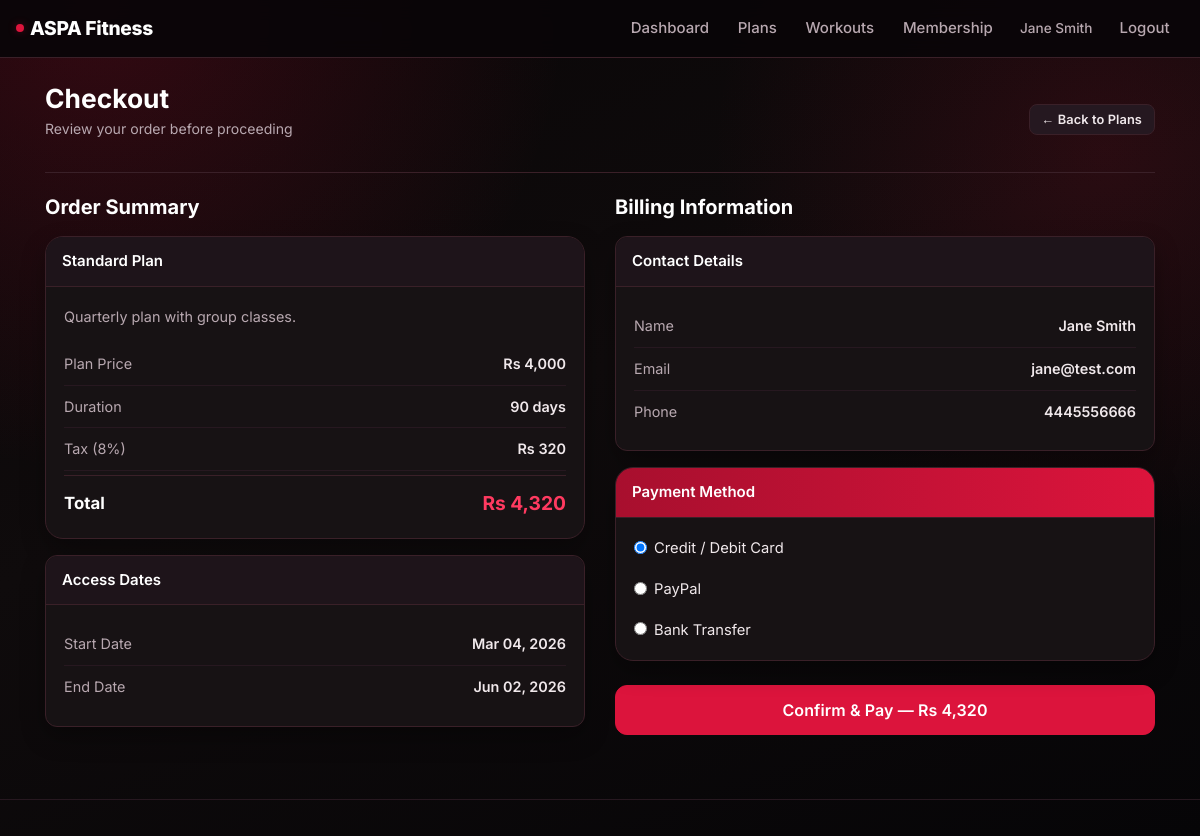
The app's page /user/checkout.php?id=2 (signed in) with its own data.
### tables this page shows
CREATE TABLE IF NOT EXISTS membership_plans (
    id INT AUTO_INCREMENT PRIMARY KEY,
    plan_name VARCHAR(100) NOT NULL,
    duration INT NOT NULL COMMENT 'duration in days',
    price DECIMAL(10,2) NOT NULL,
    description TEXT
);

CREATE TABLE IF NOT EXISTS users (
    id INT AUTO_INCREMENT PRIMARY KEY,
    name VARCHAR(100) NOT NULL,
    email VARCHAR(100) NOT NULL UNIQUE,
    phone VARCHAR(20),
    password VARCHAR(255) NOT NULL,
    role ENUM('user','admin') DEFAULT 'user',
    created_at TIMESTAMP DEFAULT CURRENT_TIMESTAMP
);

### user/checkout.php (the view, shortened to what this page needs)
<?php
require_once __DIR__ . '/../config/app.php';
$planId = (int)($_GET['id'] ?? 0);
$stmt = $conn->prepare('SELECT id, plan_name, duration, price, description FROM membership_plans WHERE id = ?');
$stmt->bind_param('i', $planId);
$stmt->execute();
$plan = $stmt->get_result()->fetch_assoc();
$userId = (int)$_SESSION['user_id'];
$stmt = $conn->prepare('SELECT name, email, phone FROM users WHERE id = ?');
$stmt->bind_param('i', $userId);
$stmt->execute();
$user = $stmt->get_result()->fetch_assoc();
$startDate = date('Y-m-d');
$endDate   = date('Y-m-d', strtotime('+' . $plan['duration'] . ' days'));
$tax   = $plan['price'] * 0.08;
$total = $plan['price'] + $tax;
?>
<?php include __DIR__ . '/../includes/header.php'; ?>
<section class="page-section">
    <div class="page-header">
        <div>
            <h2>Checkout</h2>
            <p class="page-header-sub">Review your order before proceeding</p>
        </div>
        <a href="<?= BASE_URL ?>/user/view_plans.php" class="btn btn-secondary btn-sm">&larr; Back to Plans</a>
    </div>
    <div class="row">
        <div class="col-md-6 mb-4">
            <h5 class="mb-3" style="color:#fff;">Order Summary</h5>
            <div class="checkout-order-card card mb-3">
                <div class="card-header"><?= htmlspecialchars($plan['plan_name']) ?> Plan</div>
                <div class="card-body">
                    <p style="color:var(--muted);font-size:0.9rem;margin-bottom:14px;"><?= htmlspecialchars($plan['description']) ?></p>
                    <div class="checkout-row">
                        <span>Plan Price</span>
                        <span class="checkout-val">Rs <?= number_format($plan['price'], 0) ?></span>
                    </div>
                    <div class="checkout-row">
                        <span>Duration</span>
                        <span class="checkout-val"><?= $plan['duration'] ?> days</span>
                    </div>
                    <div class="checkout-row">
                        <span>Tax (8%)</span>
                        <span class="checkout-val">Rs <?= number_format($tax, 0) ?></span>
                    </div>
                    <div class="checkout-total-row">
                        <span>Total</span>
                        <span class="checkout-total-val">Rs <?= number_format($total, 0) ?></span>
                    </div>
                </div>
            </div>
            <div class="card">
                <div class="card-header">Access Dates</div>
                <div class="card-body">
                    <div class="checkout-row">
                        <span>Start Date</span>
                        <span class="checkout-val"><?= date('M d, Y', strtotime($startDate)) ?></span>
                    </div>
                    <div class="checkout-row" style="border:none;">
                        <span>End Date</span>
                        <span class="checkout-val"><?= date('M d, Y', strtotime($endDate)) ?></span>
                    </div>
                </div>
            </div>
        </div>
        <div class="col-md-6 mb-4">
            <h5 class="mb-3" style="color:#fff;">Billing Information</h5>
            <div class="card mb-3">
                <div class="card-header">Contact Details</div>
                <div class="card-body">
                    <div class="checkout-row">
                        <span>Name</span>
                        <span class="checkout-val"><?= htmlspecialchars($user['name']) ?></span>
                    </div>
                    <div class="checkout-row">
                        <span>Email</span>
                        <span class="checkout-val"><?= htmlspecialchars($user['email']) ?></span>
                    </div>
                    <div class="checkout-row" style="border:none;">
                        <span>Phone</span>
                        <span class="checkout-val"><?= htmlspecialchars($user['phone'] ?? 'Not provided') ?></span>
                    </div>
                </div>
            </div>
            <div class="payment-method-card card mb-4">
                <div class="card-header">Payment Method</div>
                <div class="card-body">
                    <div class="form-check mb-3">
                        <input class="form-check-input" type="radio" name="paymentMethod" id="credit" value="credit" checked>
                        <label class="form-check-label" for="credit">Credit / Debit Card</label>
                    </div>
                    <div class="form-check mb-3">
                        <input class="form-check-input" type="radio" name="paymentMethod" id="paypal" value="paypal">
                        <label class="form-check-label" for="paypal">PayPal</label>
                    </div>
                    <div class="form-check">
                        <input class="form-check-input" type="radio" name="paymentMethod" id="bank" value="bank">
                        <label class="form-check-label" for="bank">Bank Transfer</label>
                    </div>
                </div>
            </div>
            <form action="<?= BASE_URL ?>/user/process_payment.php" method="POST">
                <button type="submit" class="btn btn-primary btn-block btn-lg">
                    Confirm &amp; Pay — Rs <?= number_format($total, 0) ?>
                </button>
            </form>
        </div>
    </div>
</section>
<?php include __DIR__ . '/../includes/footer.php'; ?>

### assets/css/style.css (style rules this page uses)
:root { --bg: #0f0b0c; --surface: #171214; --surface-2: #1e141a; --surface-3: #251820; --text: #f0e8eb; --muted: #b8a8b0; --muted-2: #8a7880; --accent: #dc143c; --accent-2: #a80f2e; --accent-3: #ff3a60; --accent-soft: rgba(220, 20, 60, 0.16); --accent-glow: rgba(220, 20, 60, 0.32); --line: #3a2028; --line-soft: #271820; --success: #1f9e58; --success-soft: rgba(31, 158, 88, 0.15); --warning: #ef9f2f; --warning-soft: rgba(239, 159, 47, 0.15); --danger-soft: rgba(220, 20, 60, 0.15); --info-soft: rgba(100, 160, 240, 0.13); --radius-sm: 8px; --radius: 12px; --radius-lg: 18px; --radius-xl: 24px; --shadow-sm: 0 4px 12px rgba(0, 0, 0, 0.28); --shadow: 0 10px 24px rgba(0, 0, 0, 0.32); --shadow-lg: 0 18px 40px rgba(0, 0, 0, 0.44); --transition: 0.25s ease; }
*, *::before, *::after { box-sizing: border-box; }
html { scroll-behavior: smooth; }
body { font-family: 'Inter', "Segoe UI", "Trebuchet MS", sans-serif; font-size: 15px; line-height: 1.65; background: radial-gradient(circle at 8% 0%, rgba(220, 20, 60, 0.20) 0%, transparent 34%), radial-gradient(circle at 92% 18%, rgba(163, 15, 43, 0.18) 0%, transparent 30%), linear-gradient(160deg, #090607 0%, var(--bg) 46%, #060507 100%); background-attachment: fixed; color: var(--text); min-height: 100vh; }
a { color: var(--accent-3); text-decoration: none; transition: color var(--transition); }
h1, h2, h3, h4, h5, h6 { color: #fff; font-weight: 700; line-height: 1.25; }
.page-header { display: flex; align-items: center; justify-content: space-between; flex-wrap: wrap; gap: 12px; margin-bottom: 22px; padding-bottom: 16px; border-bottom: 1px solid var(--line); }
.page-header h2, .page-header h1 { margin: 0; font-size: 1.65rem; }
.page-header .page-header-sub { color: var(--muted); font-size: 0.88rem; margin-top: 2px; }
.page-section { animation: riseIn 0.6s ease both; }
.card { background: var(--surface); border: 1px solid var(--line); border-radius: var(--radius); color: var(--text); box-shadow: var(--shadow); }
.card-header { background: var(--surface-2); border-bottom: 1px solid var(--line); font-weight: 600; color: #fff; padding: 12px 16px; border-radius: var(--radius) var(--radius) 0 0 !important; }
.card-body { padding: 18px; }
.form-check-label { color: var(--text); font-size: 0.92rem; }
.form-check-input:checked { background-color: var(--accent); border-color: var(--accent); }
.btn { border-radius: var(--radius-sm); font-weight: 600; font-size: 0.88rem; padding: 9px 18px; transition: background var(--transition), border-color var(--transition), box-shadow var(--transition), transform 0.15s ease; letter-spacing: 0.1px; }
.btn-primary { background: var(--accent); border-color: var(--accent); color: #fff; }
.btn-secondary { background: var(--surface-3); border-color: var(--line); color: var(--text); }
.btn-sm { padding: 5px 12px; font-size: 0.8rem; }
.btn-lg { padding: 12px 26px; font-size: 1rem; border-radius: var(--radius); }
.checkout-order-card { background: var(--surface); border: 1px solid var(--line); border-radius: var(--radius-lg); overflow: hidden; box-shadow: var(--shadow); }
.checkout-row { display: flex; justify-content: space-between; align-items: center; padding: 9px 0; color: var(--muted); font-size: 0.9rem; border-bottom: 1px solid var(--line-soft); }
.checkout-row:last-child { border-bottom: none; }
.checkout-row .checkout-val { color: var(--text); font-weight: 600; }
.checkout-total-row { display: flex; justify-content: space-between; align-items: center; padding: 12px 0 0; font-size: 1.05rem; font-weight: 700; color: #fff; border-top: 1px solid var(--line); margin-top: 4px; }
.checkout-total-val { color: var(--accent-3); font-size: 1.2rem; }
.payment-method-card { background: var(--surface); border: 1px solid var(--line); border-radius: var(--radius-lg); overflow: hidden; box-shadow: var(--shadow); }
.payment-method-card .card-header { background: linear-gradient(90deg, var(--accent-2), var(--accent)); color: #fff; }

### records on screen
membership_plans: plan_name "Standard", description "Quarterly plan with group classes.", price "4,000", duration "90", price "320", price "4,320", duration "Jun 02, 2026"
users: name "Jane Smith", email "jane@test.com", phone "4445556666"

### other values on screen
$_SESSION['name'] "Jane Smith"
